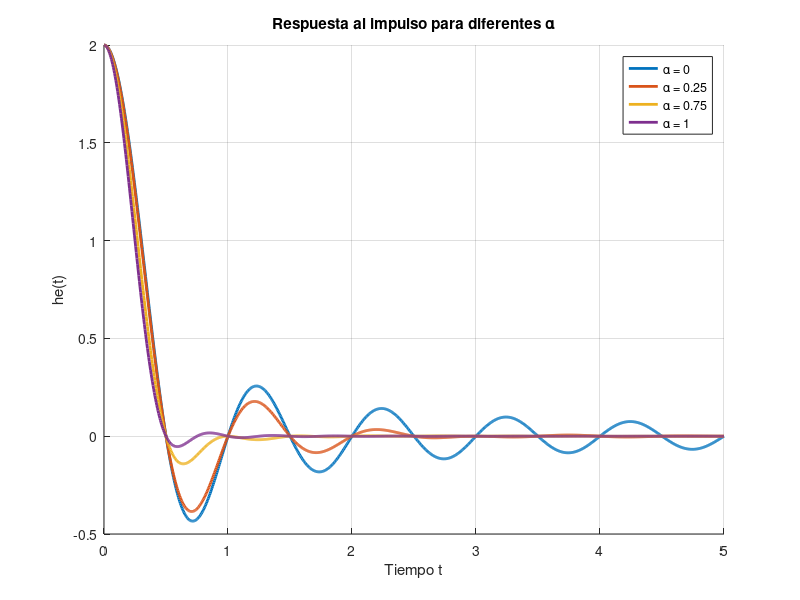
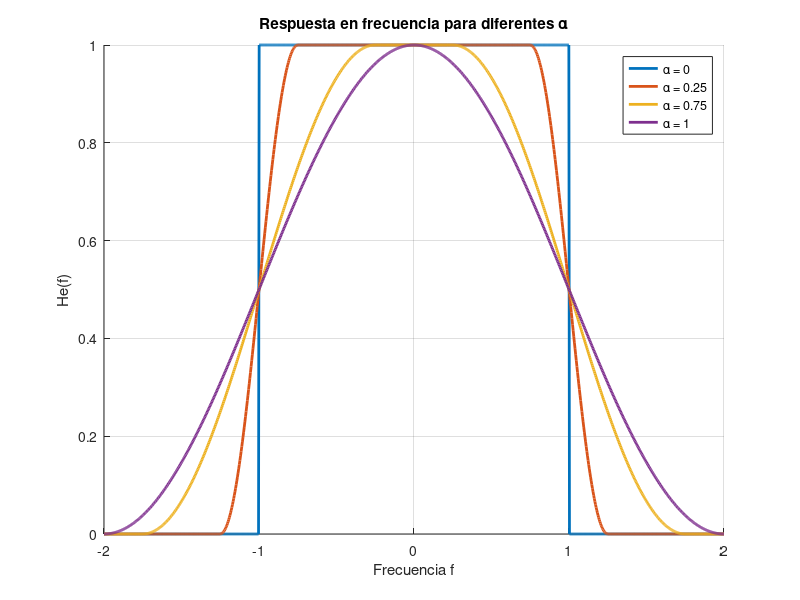

These charts were generated, in order, by the following MATLAB code:
% Parámetros
Frecuencia_Base = 1;            % Frecuencia base
Valores_Alpha = [0, 0.25, 0.75, 1];  % Factores de roll-off
t = linspace(0, 5/Frecuencia_Base, 1000);  % Vector de tiempo
f = linspace(-2*Frecuencia_Base, 2*Frecuencia_Base, 1000); % Vector de frecuencia

%% Graficar todas las respuestas al impulso en una misma figura con líneas más gruesas
figure;
hold on;
for Alpha = Valores_Alpha
    fd = Alpha * Frecuencia_Base;
    % Cálculo de la respuesta al impulso (he(t))
    he_t = 2*Frecuencia_Base * (sin(2*pi*Frecuencia_Base*t)./(2*pi*Frecuencia_Base*t)) ...
           .* (cos(2*pi*fd*t)./(1 - (4*fd*t).^2));
    % Corrección en t = 0 para evitar indeterminación
    he_t(t==0) = 2*Frecuencia_Base;
    
    % Graficar con línea de ancho 2 y asignar etiqueta para la leyenda
    plot(t, he_t, 'LineWidth', 2, 'DisplayName', ['\alpha = ' num2str(Alpha)]);
end
hold off;
grid on;
title('Respuesta al impulso para diferentes \alpha');
xlabel('Tiempo t');
ylabel('he(t)');
legend show;

%% Graficar todas las respuestas en frecuencia en una misma figura con líneas más gruesas
figure;
hold on;
for Alpha = Valores_Alpha
    H = zeros(size(f));
    for i = 1:length(f)
        Frecuencia_absoluta = abs(f(i));
        if Frecuencia_absoluta < Frecuencia_Base * (1 - Alpha)
            H(i) = 1;
        elseif Frecuencia_absoluta <= Frecuencia_Base * (1 + Alpha)
            H(i) = 0.5 * (1 + cos(pi/(2*Alpha*Frecuencia_Base) * (Frecuencia_absoluta - Frecuencia_Base * (1 - Alpha))));
        else
            H(i) = 0;
        end
    end
    
    % Graficar la respuesta en frecuencia con línea de ancho 2 y asignar etiqueta
    plot(f, H, 'LineWidth', 2, 'DisplayName', ['\alpha = ' num2str(Alpha)]);
end
hold off;
grid on;
title('Respuesta en frecuencia para diferentes \alpha');
xlabel('Frecuencia f');
ylabel('He(f)');
legend show;
